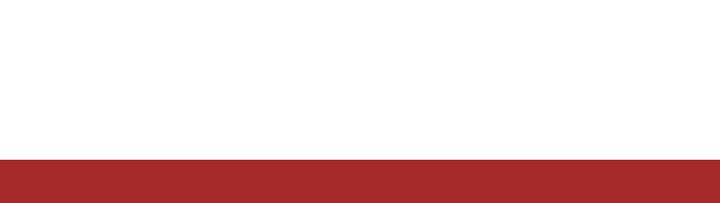
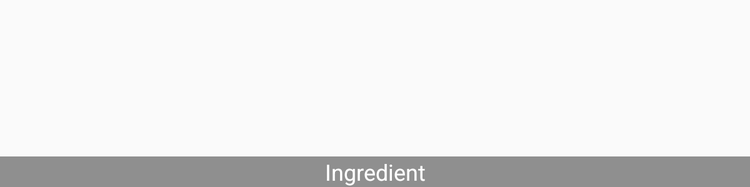

Two renders of one Android screen. The first uses the default layout on a phone; the second uses the alternative layout the repository ships for a different screen configuration, on a matching device. The two XML files are below.
<!-- AndroidManifest.xml: application theme AppTheme -->
<!-- res/layout/cell_gridview.xml -->
<?xml version="1.0" encoding="utf-8"?>
<LinearLayout xmlns:android="http://schemas.android.com/apk/res/android"
    android:layout_width="fill_parent"
    android:layout_height="wrap_content"
    android:orientation="vertical" >

    <ImageView
        android:id="@+id/imagepart"
        android:layout_width="fill_parent"
        android:layout_height="80dp"
        android:background="@android:color/white"
        />

    
    
    
    <TextView
        android:id="@+id/textpart"
        android:layout_width="fill_parent"
        android:layout_height="wrap_content"
        android:textSize="16sp"
        android:background="@color/colorHeadline"
        />

</LinearLayout>
<!-- resources referenced by this layout -->
<resources>
  <color name="colorHeadline">#A52A2A</color>
  <style name="AppTheme" parent="Theme.AppCompat.Light.DarkActionBar">
          
          <item name="colorPrimary">@color/colorPrimary</item>
          <item name="colorPrimaryDark">@color/colorPrimaryDark</item>
          <item name="colorAccent">@color/colorAccent</item>
          <item name="windowActionBar">false</item>
          <item name="windowNoTitle">true</item>
          <item name="drawerArrowStyle">@style/MyDrawerArrowToggle</item>
      </style>
  <color name="colorPrimary">#A52A2A</color>
  <color name="colorPrimaryDark">#800000</color>
  <color name="colorAccent">#424242</color>
  <style name="MyDrawerArrowToggle" parent="Widget.AppCompat.DrawerArrowToggle">
          <item name="color">@color/toolbarTextColor</item>
      </style>
  <color name="toolbarTextColor">#FFFFFF</color>
</resources>
<!-- res/layout-sw600dp/cell_gridview.xml (the repository's variant of the layout above) -->
<!-- drawn on a 7-inch tablet held upright -->
<?xml version="1.0" encoding="utf-8"?>
<FrameLayout xmlns:android="http://schemas.android.com/apk/res/android"
    xmlns:tools="http://schemas.android.com/tools"
    android:layout_width="match_parent"
    android:layout_height="wrap_content">

    <ImageView
        android:id="@+id/imagepart"
        android:layout_width="match_parent"
        android:layout_height="150dp"
        android:scaleType="centerCrop"
        />
    <TextView
        android:id="@+id/textpart"
        android:layout_gravity="bottom"
        android:layout_width="fill_parent"
        android:layout_height="wrap_content"
        android:textSize="18sp"
        android:gravity="center"
        android:fontFamily="sans-serif"
        tools:text="Ingredient"
        android:textColor="@android:color/white"
        android:background="@color/ingredientsTextViewColor"
        />
</FrameLayout>
<!-- resources referenced by the variant -->
<!-- as a 7-inch tablet held upright resolves them -->
<resources>
  <color name="ingredientsTextViewColor">#6e000000</color>
  <style name="AppTheme" parent="Theme.AppCompat.Light.DarkActionBar">
          
          <item name="colorPrimary">@color/colorPrimary</item>
          <item name="colorPrimaryDark">@color/colorPrimaryDark</item>
          <item name="colorAccent">@color/colorAccent</item>
          <item name="windowActionBar">false</item>
          <item name="windowNoTitle">true</item>
          <item name="drawerArrowStyle">@style/MyDrawerArrowToggle</item>
      </style>
  <color name="colorPrimary">#A52A2A</color>
  <color name="colorPrimaryDark">#800000</color>
  <color name="colorAccent">#424242</color>
  <style name="MyDrawerArrowToggle" parent="Widget.AppCompat.DrawerArrowToggle">
          <item name="color">@color/toolbarTextColor</item>
      </style>
  <color name="toolbarTextColor">#FFFFFF</color>
</resources>
